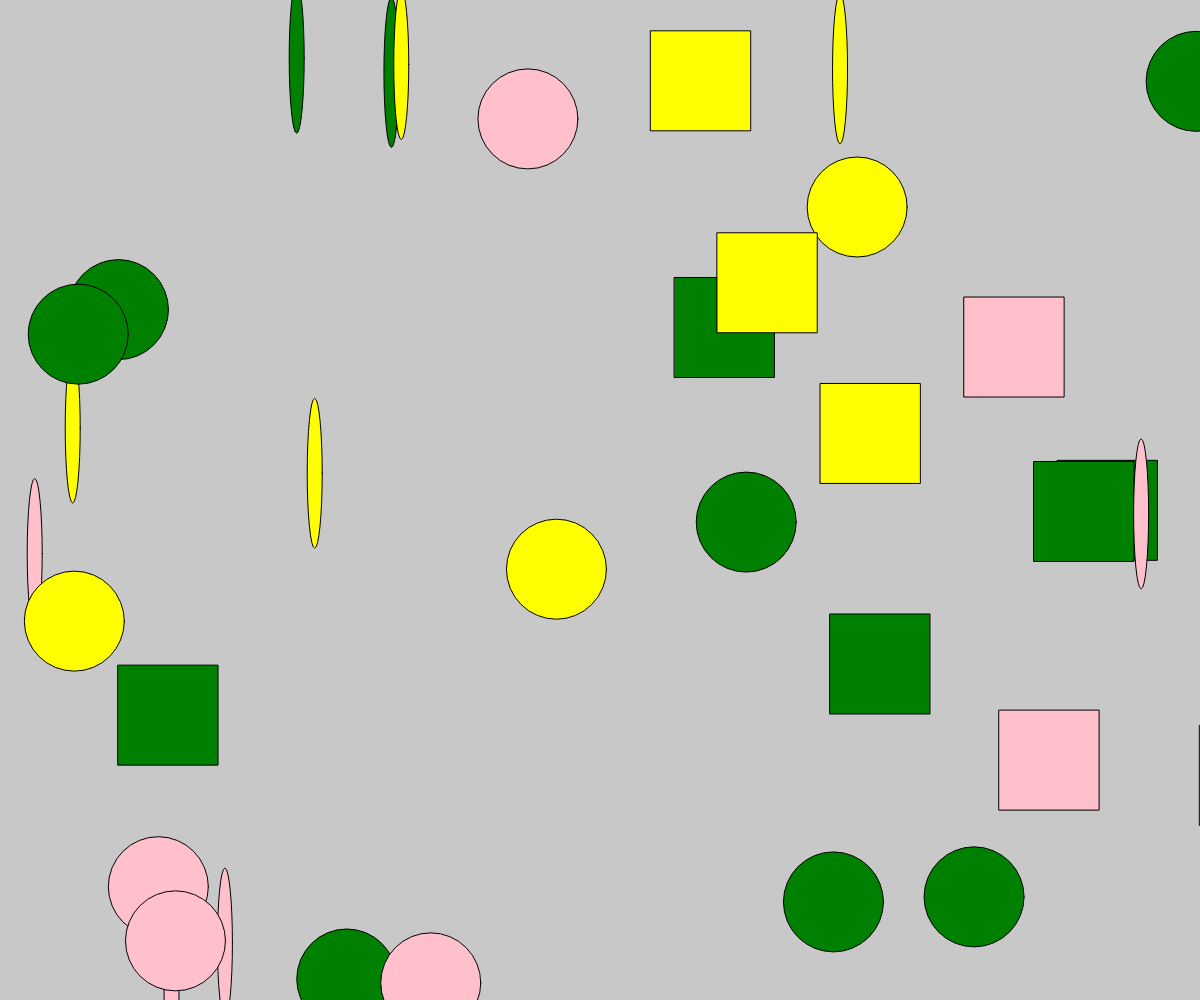
Frame 1 (no input)
Frame 60 (no input): identical to frame 1, image omitted
Frame 120 (the mouse pressed at the canvas centre since frame 60): blank canvas, image omitted

The p5.js sketch that drew this single still picture (run headless with seeded random() and noise() and a simulated clock; from frame 60 on, the mouse is pressed at the canvas centre):

// p5.js sketch
// ── sketch.js
// var shapes = [];
let shapes = []
// console.log(shapes.length)
let shapeType = 'square'
let removedItem = shapes.splice()

function setup() {
  createCanvas(windowWidth, windowHeight);

  for (let i = 0; i < 35; i++) {
    shape1 = {
      x: random(width),
      y: random(height),
      color: random(['pink', 'green','yellow']),
      shapeType: random(['square' , 'circle', 'ellipse'])
    }
    shapes.push(shape1);
    // shapes.pop('square')
  }
}

 //press mouse to get rid of shapes
 function mousePressed() {
  //  let shapes = ('square','circle','ellipse')
   shapes.splice(0,1);
  //  shapes.pop()
   }

function draw() {
  background(200);

  for (let shape of shapes) {
    console.info(shape.shapeType);

    fill(shape.color)
    if (shape.shapeType === 'square') {
      rect(shape.x, shape.y,100,100);
    }
    if (shape.shapeType === 'circle') {
      circle(shape.x, shape.y,100); 
    }
    if (shape.shapeType === 'ellipse'){
      ellipse(shape.x, shape.y, 15, 150);
    }

    if (mouseIsPressed === true) {
      mousePressed();
    }
  }
}
 
// ── function setup() {.js
function setup() {
    canvas(400,400); }

function draw() {
    background (300);
}
